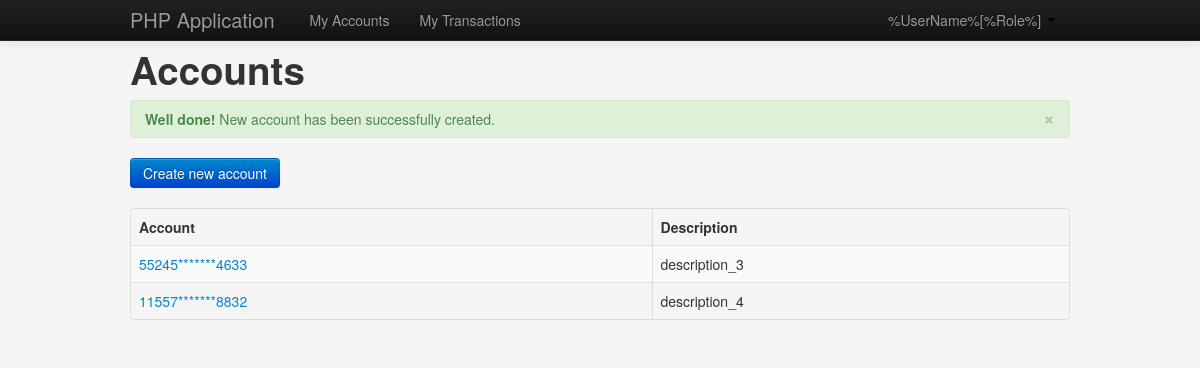
Page /src/accounts.php on the committed database.
### tables this page shows
CREATE TABLE `accounts` (
  `id` INT NOT NULL AUTO_INCREMENT,
  `acc_num` VARCHAR(16) NOT NULL,
  `description` VARCHAR(200) NULL,
  `user_id` INT NOT NULL,
  PRIMARY KEY (`id`),
  INDEX `user_id_idx` (`user_id` ASC),
  UNIQUE INDEX `acc_num_UNIQUE` (`acc_num` ASC),
  CONSTRAINT `accounts_users`
    FOREIGN KEY (`user_id`)
    REFERENCES `users` (`id`)
    ON DELETE NO ACTION
    ON UPDATE NO ACTION);

### src/helpers.php (called while the page is built)
<?php
function mask($acc){
    return substr_replace($acc, str_repeat('*', 7), 5, 7);
}

### src/accounts.php (the view, shortened to what this page needs)
<?php
$userId = isset($_GET['uid']) ? $_GET['uid'] : 3;
?>
<!DOCTYPE html>
<html lang="en">
<head>
    <link rel="stylesheet" href="../web/css/bootstrap.min.css">
    <link rel="stylesheet" href="../web/css/application.css">
</head>
<body>
<div class="navbar navbar-fixed-top navbar-inverse">
    <div class="navbar-inner">
        <div class="container">
            <a href="#" class="brand">PHP Application</a>
            <ul class="nav pull-left">
                <li><a href="accounts.php?username=<?php echo $_GET['username'] ?>">My Accounts</a></li>
                <li><a href="transactions.php?id=<?php echo $userId ?>">My Transactions</a></li>
            </ul>
            <ul class="nav pull-right">
                <li class="dropdown">
                    <a href="#" class="dropdown" data-toggle="dropdown">%UserName%[%Role%] <b class="caret"></b></a>
                </li>
            </ul>
        </div>
    </div>
</div>
<div class="container">
    <h1>Accounts</h1>
    <div class="alert alert-success">
        <a href="#" class="close" data-dismiss="alert">&times;</a>
        <strong>Well done!</strong> New account has been successfully created.
    </div>
    <div>
        <a href="#create-new-account" class="btn btn-primary" data-toggle="modal">Create new account</a>
    </div>
    <br>
    <table class="table table-bordered table-striped table-hover">
        <thead>
        <tr>
            <th>Account</th>
            <th>Description</th>
        </tr>
        </thead>
        <tbody>
        <?php
        include('connect.php');
        include('helpers.php');
        $query = "SELECT acc_num, description FROM `php-prj`.accounts WHERE user_id = $userId";
        $res = mysqli_query($con, $query);
        while ($row = mysqli_fetch_assoc($res)) {
            $account = $row['acc_num'];
            $maskedAccount = mask($account);
            $description = $row['description'];
            echo "<tr>"
                . "<td><a href='transactions.php?id=$account'>$maskedAccount</a></td>"
                . "<td>$description</td>"
                . "</tr>";
        }
        ?>
        </tbody>
    </table>
</div>
</body>
</html>

### web/css/application.css (style rules this page uses)
body { padding-top: 40px; padding-bottom: 40px; background-color: #f5f5f5; }

### rows in the picture
accounts: acc_num "55245*******4633", description "description_3"
accounts: acc_num "11557*******8832", description "description_4"
